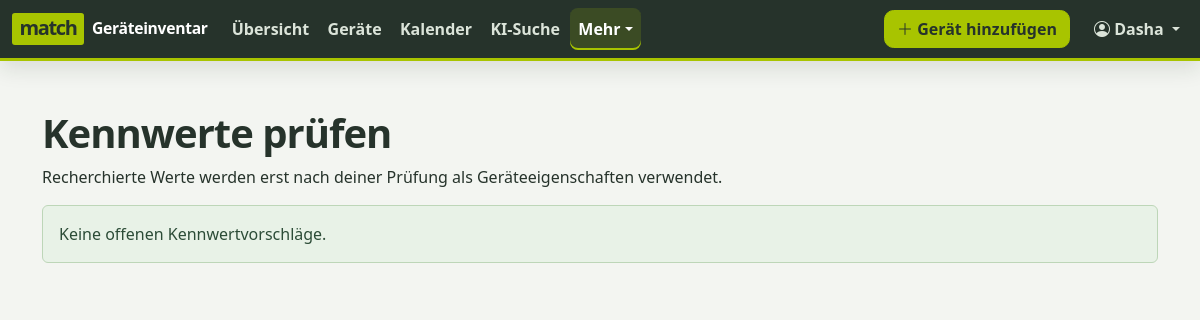
The page /assistent/pruefliste/ (signed in) on the database as committed earlier.
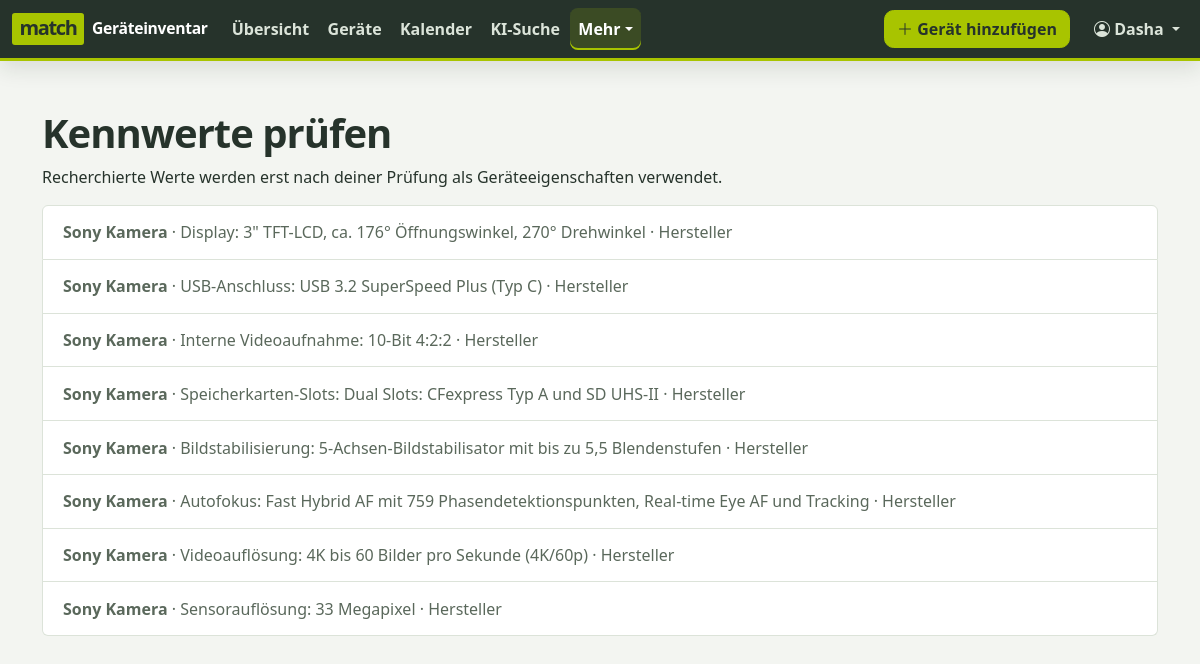
The same page on the database as committed later.
### accounts/models.py (models this page shows, shortened)
class User(AbstractUser):
    email = models.EmailField("E-Mail", help_text="Für Anfragen, Entscheidungen und Erinnerungen.")
    phone = models.CharField("Telefon", max_length=50, blank=True)
    room = models.CharField("Raum", max_length=50, blank=True)
    class Meta:
        ordering = ["last_name", "first_name", "username"]
        verbose_name = "Benutzer/in"
        verbose_name_plural = "Benutzer/innen"
    @property
    def display_name(self):
        return self.get_full_name() or self.username

### assistant_search/models.py (models this page shows, shortened)
class SpecificationFields(models.Model):
    class SourceKind(models.TextChoices):
        MANUFACTURER = "manufacturer", "Hersteller"
        DEALER = "dealer", "Händler"
        DOCUMENT = "document", "Inventardokument"
    item = models.ForeignKey("inventory.Item", on_delete=models.CASCADE)
    property_name = models.CharField("Eigenschaft", max_length=100)
    value_text = models.CharField("Originalangabe", max_length=200)
    min_value = models.DecimalField("Minimum", max_digits=18, decimal_places=8, null=True, blank=True)
    max_value = models.DecimalField("Maximum", max_digits=18, decimal_places=8, null=True, blank=True)
    unit = models.CharField("Einheit", max_length=40, blank=True)
    source_url = models.URLField("Quellenlink", max_length=500)
    source_title = models.CharField("Quellentitel", max_length=200, blank=True)
    source_kind = models.CharField("Quellenart", max_length=20, choices=SourceKind.choices)
    created_at = models.DateTimeField("Erfasst am", auto_now_add=True)
    class Meta:
        abstract = True

class SpecificationProposal(SpecificationFields):
    class Status(models.TextChoices):
        PENDING = "pending", "Zur Prüfung"
        APPROVED = "approved", "Übernommen"
        REJECTED = "rejected", "Verworfen"
    item = models.ForeignKey(
        "inventory.Item", on_delete=models.CASCADE, related_name="specification_proposals"
    )
    status = models.CharField("Status", max_length=20, choices=Status.choices, default=Status.PENDING)
    reviewed_by = models.ForeignKey(
        settings.AUTH_USER_MODEL, on_delete=models.SET_NULL, null=True, blank=True
    )
    reviewed_at = models.DateTimeField("Geprüft am", null=True, blank=True)
    class Meta:
        ordering = ["-created_at"]
        verbose_name = "Kennwertvorschlag"
        verbose_name_plural = "Kennwertvorschläge"

### inventory/models.py (models this page shows, shortened)
class Item(models.Model):
    class LoanPolicy(models.TextChoices):
        FREE = "free", "Frei entnehmbar"
        APPROVAL = "approval", "Nur mit Genehmigung"
    class Condition(models.TextChoices):
        UNVERIFIED = "unverified", "Ungeprüft"
        OK = "ok", "Einsatzbereit"
        DEFECT = "defect", "Defekt"
        REPAIR = "repair", "In Reparatur / Kalibrierung"
        RETIRED = "retired", "Ausgemustert"
    name = models.CharField("Bezeichnung", max_length=200)
    category = models.ForeignKey(
        Category, verbose_name="Kategorie", on_delete=models.PROTECT, related_name="items"
    )
    manufacturer = models.CharField("Hersteller", max_length=100, blank=True)
    model_number = models.CharField("Modell / Typ", max_length=100, blank=True)
    serial_number = models.CharField("Seriennummer", max_length=100, blank=True)
    inventory_number = models.CharField(
        "Inventarnummer", max_length=50, blank=True, help_text="Offizielle Inventarnummer, falls vorhanden."
    )
    description = models.TextField("Beschreibung", blank=True)
    location = models.ForeignKey(
        Location, verbose_name="Ablageort", on_delete=models.PROTECT, related_name="items"
    )
    location_note = models.CharField(
        "Ablagehinweis", max_length=200, blank=True, help_text="z. B. „oberstes Fach, blaue Kiste“"
    )
    responsible = models.ForeignKey(
        settings.AUTH_USER_MODEL,
        verbose_name="Verantwortlich",
        on_delete=models.PROTECT,
        related_name="responsible_items",
    )
    loan_policy = models.CharField(
        "Ausleihregel",
        max_length=20,
        choices=LoanPolicy.choices,
        default=LoanPolicy.FREE,
        help_text="„Nur mit Genehmigung“: Andere müssen die Ausleihe anfragen und Sie entscheiden.",
    )
    condition = models.CharField("Zustand", max_length=20, choices=Condition.choices, default=Condition.OK)
    created_by = models.ForeignKey(
        settings.AUTH_USER_MODEL,
        verbose_name="Angelegt von",
        null=True,
        blank=True,
        on_delete=models.SET_NULL,
        related_name="+",
    )
    created_at = models.DateTimeField("Angelegt am", auto_now_add=True)
    updated_at = models.DateTimeField("Geändert am", auto_now=True)
    objects = ItemQuerySet.as_manager()
    class Meta:
        ordering = ["name", "pk"]
        verbose_name = "Gerät"
        verbose_name_plural = "Geräte"
        constraints = [
            models.UniqueConstraint(
                fields=["inventory_number"],
                condition=~Q(inventory_number=""),
                name="unique_inventory_number",
                violation_error_message="Diese Inventarnummer ist bereits vergeben.",
            )
        ]

### assistant_search/views.py (the view)
# urls.py: path("pruefliste/", views.proposal_list, name="proposals"),
@login_required
def proposal_list(request):
    proposals = SpecificationProposal.objects.filter(
        status=SpecificationProposal.Status.PENDING
    ).select_related("item", "item__responsible")
    if not request.user.is_staff:
        proposals = proposals.filter(item__responsible=request.user)
    return render(request, "assistant_search/proposals.html", {"proposals": proposals})

### config/context_processors.py (called while the page is built)
def branding(request):
    return {"app_site_name": settings.SITE_NAME}

### loans/context_processors.py (called while the page is built)
def navigation(request):
    context = {"site_name": settings.SITE_NAME}
    user = getattr(request, "user", None)
    if user is not None and user.is_authenticated:
        context["pending_approvals_count"] = (
            Booking.objects.filter(item__responsible=user)
            .filter(
                Q(status=Booking.Status.REQUESTED)
                | Q(status__in=Booking.BLOCKING, requested_end_date__isnull=False)
            )
            .count()
        )
    return context

### templates/assistant_search/proposals.html (shortened to what this page needs)
{% extends "base.html" %}
{% block content %}<h1>Kennwerte prüfen</h1><p>Recherchierte Werte werden erst nach deiner Prüfung als Geräteeigenschaften verwendet.</p><div class="list-group">{% for proposal in proposals %}<a class="list-group-item list-group-item-action" href="{% url 'assistant_search:review' proposal.pk %}"><strong>{{ proposal.item.name }}</strong> · {{ proposal.property_name }}: {{ proposal.value_text }} · {{ proposal.get_source_kind_display }}</a>{% empty %}<div class="alert alert-info">Keine offenen Kennwertvorschläge.</div>{% endfor %}</div>{% endblock %}

### templates/base.html (shortened to what this page needs)
{% load static %}<!doctype html>
<html lang="de">
<head>
  <link rel="stylesheet" href="{% static 'vendor/bootstrap/bootstrap.min.css' %}">
  <link rel="stylesheet" href="{% static 'vendor/bootstrap-icons/bootstrap-icons.min.css' %}">
  <link rel="stylesheet" href="{% static 'css/app.css' %}">
</head>
<body class="app-body" hx-headers='{"X-CSRFToken": "{{ csrf_token }}"}'>
  {% if user.is_authenticated %}
  {% with url_name=request.resolver_match.url_name namespace=request.resolver_match.namespace %}
  <nav class="navbar navbar-expand-xl navbar-dark app-navbar" aria-label="Hauptnavigation">
    <div class="container-fluid app-navbar-inner">
      <a class="navbar-brand app-brand d-flex align-items-center gap-2" href="{% url 'dashboard' %}">
        <span class="app-brand-logo" aria-hidden="true">match</span><span class="app-brand-name">{{ app_site_name }}</span>
      </a>
      <div class="collapse navbar-collapse" id="main-nav">
        <ul class="navbar-nav app-nav-links me-auto">
          <li class="nav-item">
            <a class="nav-link {% if url_name == 'dashboard' %}active{% endif %}" href="{% url 'dashboard' %}">Übersicht
              {% if pending_approvals_count %}<span class="badge rounded-pill text-bg-warning" title="Offene Anfragen an dich">{{ pending_approvals_count }}</span>{% endif %}</a>
          </li>
          <li class="nav-item">
            <a class="nav-link {% if namespace == 'inventory' and url_name != 'identify' or namespace == 'loans' and url_name != 'calendar' %}active{% endif %}" href="{% url 'inventory:item_list' %}">Geräte</a>
          </li>
          <li class="nav-item">
            <a class="nav-link {% if url_name == 'calendar' %}active{% endif %}" href="{% url 'loans:calendar' %}">Kalender</a>
          </li>
          <li class="nav-item">
            <a class="nav-link {% if namespace == 'assistant_search' and url_name == 'chat' %}active{% endif %}" href="{% url 'assistant_search:chat' %}">KI-Suche</a>
          </li>
          <li class="nav-item dropdown">
            <a class="nav-link dropdown-toggle {% if namespace == 'floorplan' or namespace == 'procurement' or namespace == 'assistant_search' and url_name != 'chat' %}active{% endif %}" href="#" role="button" data-bs-toggle="dropdown" aria-expanded="false">Mehr</a>
          </li>
        </ul>
        <a class="btn btn-brand app-nav-action me-xl-3 my-2 my-xl-0 " href="{% url 'inventory:identify' %}"><i class="bi bi-plus-lg" aria-hidden="true"></i> Gerät hinzufügen</a>
        <ul class="navbar-nav app-account-nav">
          <li class="nav-item dropdown">
            <a class="nav-link dropdown-toggle" href="#" role="button" data-bs-toggle="dropdown" aria-expanded="false">
              <i class="bi bi-person-circle"></i> {{ user.display_name }}
            </a>
          </li>
        </ul>
      </div>
    </div>
  </nav>
  {% endwith %}
  {% endif %}
  <main class="app-main {% block container %}container{% endblock %} py-4 py-lg-5">
    {% block content %}{% endblock %}
  </main>
</body>
</html>

### static/css/app.css (style rules this page uses)
:root { color-scheme: light; --app-ink: #26332b; --app-green: #4c6927; --app-green-hover: #3d5520; --app-lime: #a8c400; --app-bg: #f3f5f1; --app-border: #dce3d9; --app-muted: #5a685b; --bs-primary: var(--app-green); --bs-primary-rgb: 76, 105, 39; --bs-link-color-rgb: 76, 105, 39; --bs-link-hover-color-rgb: 61, 85, 32; --bs-body-color: var(--app-ink); --bs-body-bg: #fff; --bs-border-color: var(--app-border); --bs-secondary-color: var(--app-muted); --bs-tertiary-bg: var(--app-bg); --bs-focus-ring-color: rgba(76, 105, 39, .35); }
body.app-body { min-height: 100vh; background: var(--app-bg); color: var(--app-ink); }
.app-main { padding-bottom: 4rem !important; }
.app-main h1 { color: var(--app-ink); font-weight: 700; letter-spacing: -.025em; }
.app-navbar { background: var(--app-ink); border-bottom: 3px solid var(--app-lime); box-shadow: 0 .45rem 1.4rem rgba(25, 38, 27, .12); }
.app-navbar-inner { max-width: 1600px; }
.app-brand { color: #fff; font-weight: 700; letter-spacing: -.015em; }
.app-brand-logo { display: inline-flex; align-items: center; justify-content: center; min-width: 4.5rem; min-height: 2rem; padding: .15rem .45rem .25rem; border-radius: .18rem; background: var(--app-lime); color: var(--app-ink); font-size: 1.25rem; font-weight: 800; line-height: 1; letter-spacing: -.07em; }
.app-brand-name { font-size: .98rem; white-space: nowrap; }
.app-nav-links { gap: .15rem; }
.app-navbar .nav-link { color: #dbe4d9; border-radius: .5rem; padding: .55rem .8rem; font-weight: 550; }
.app-navbar .nav-link:hover, .app-navbar .nav-link:focus, .app-navbar .nav-link.active { color: #fff; background: rgba(168, 196, 0, .16); }
.app-navbar .nav-link.active { box-shadow: inset 0 -2px var(--app-lime); }
.btn { border-radius: .6rem; font-weight: 600; }
.btn-brand { background: var(--app-lime); border: 1px solid var(--app-lime); color: var(--app-ink); }
.list-group-item { border-color: var(--app-border); padding: .9rem 1.25rem; }

Rows that differ between the two databases and show on the page:
added SpecificationProposal: item.name "Sony Kamera", property_name "Display", value_text "3\" TFT-LCD, ca. 176° Öffnungswinkel, 270° Drehwinkel", source_kind "Hersteller"
added SpecificationProposal: item.name "Sony Kamera", property_name "USB-Anschluss", value_text "USB 3.2 SuperSpeed Plus (Typ C)", source_kind "Hersteller"
added SpecificationProposal: item.name "Sony Kamera", property_name "Interne Videoaufnahme", value_text "10-Bit 4:2:2", source_kind "Hersteller"
added SpecificationProposal: item.name "Sony Kamera", property_name "Speicherkarten-Slots", value_text "Dual Slots: CFexpress Typ A und SD UHS-II", source_kind "Hersteller"
added SpecificationProposal: item.name "Sony Kamera", property_name "Bildstabilisierung", value_text "5-Achsen-Bildstabilisator mit bis zu 5,5 Blendenstufen", source_kind "Hersteller"
added SpecificationProposal: item.name "Sony Kamera", property_name "Autofokus", value_text "Fast Hybrid AF mit 759 Phasendetektionspunkten, Real-time Eye AF und Tracking", source_kind "Hersteller"
added SpecificationProposal: item.name "Sony Kamera", property_name "Videoauflösung", value_text "4K bis 60 Bilder pro Sekunde (4K/60p)", source_kind "Hersteller"
added SpecificationProposal: item.name "Sony Kamera", property_name "Sensorauflösung", value_text "33 Megapixel", source_kind "Hersteller"
Other text that changed with them:
text no longer shown: "Keine offenen Kennwertvorschläge."
